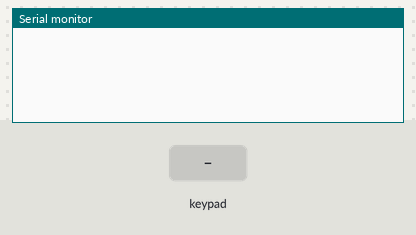
A sketch run on a simulated Arduino Uno, built with avr-gcc and run on an emulated ATmega328P. Parts: the last lines printed to the serial monitor. Inputs (shaded band) come from the test bench.

Above: at 1.2 s.
1.3 s: key '#' pressed
At 2.1 s:
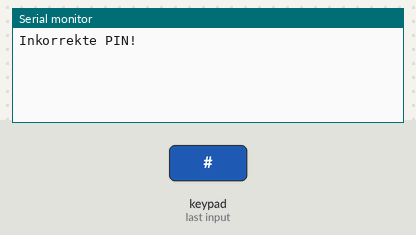
2.9 s: keypad keys 1 2 3 4 5 6 # pressed 0.4 s apart
At 6.5 s:
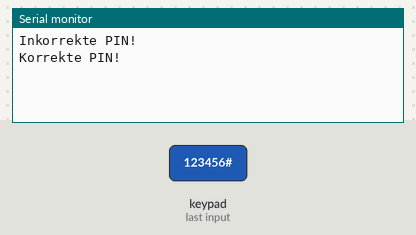

The sketch:

password_test.ino
```cpp
#include "Keypad.h"

const byte ROWS = 4;
const byte COLS = 3;
char keys[ROWS][COLS] =
 {{'5','4','6'},
{'2','1','3'},
{'8','7','9'},
{'#','0','*'}};
// set display to four rows
// set display to three columns
   byte rowPins[ROWS] = {8, 7, 6, 5};
   byte colPins[COLS] = {4, 3, 2};
   Keypad keypad = Keypad( makeKeymap(keys), rowPins, colPins, ROWS, COLS );
   // End of necessary code
char PIN[6]={'1','2','3','4','5','6'}; // our secret number char attempt[6]={0,0,0,0,0,0};
char attempt[6]={0,0,0,0,0,0};
int z=0;
   void setup()
   {
     Serial.begin(9600);
   }
   void correctPIN()  // do this if the correct PIN is entered
   {
     Serial.println("Korrekte PIN!");
   }
   void incorrectPIN() // do this if an incorrect PIN is entered
   {
     Serial.println("Inkorrekte PIN!");
   }
void checkPIN()
   {
    int correct=0;
    int i;
    for ( i = 0; i < 6 ; i++ )
     {
       if (attempt[i]==PIN[i])
       {
        correct++; }
        }
        if (correct==6)
        {
        correctPIN();
        }
        else
        {
        incorrectPIN();
        }
     for (int zz=0; zz<6; zz++) // remove previously entered code attempt from
     {
       attempt[zz]=0;
     }
}

void readKeypad()
   {
     char key = keypad.getKey();
     if (key != NO_KEY)
     {
    switch(key)
    {
       case '*':
         z=0;
         break;
       case '#':
         delay(100);  // removes the possibility of switch bounce
         checkPIN();
         break;

         default:
          attempt[z]=key;
          z++;
        }
  }
}
void loop() {
  readKeypad();
}
```

Measured:
- after the input at 1.3 s, the serial monitor: prints a new line after 0.10 s (image 1)
- after the input at 2.9 s, the serial monitor: prints a new line after 2.5 s (image 2)
